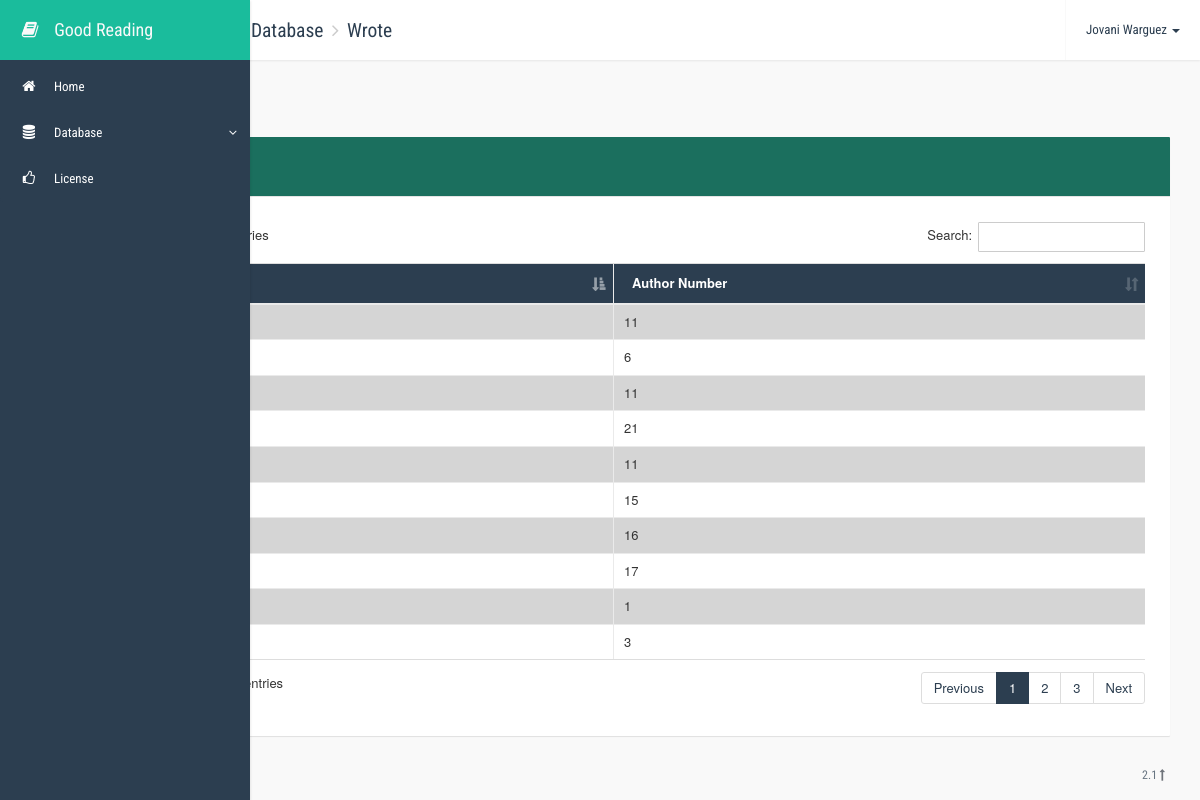
/database/wrote.php, run on the app's committed database.
### tables this page shows
CREATE TABLE IF NOT EXISTS `wrote` (
  `book_number` int(10) unsigned NOT NULL,
  `author_number` int(10) unsigned NOT NULL,
  KEY `book_number` (`book_number`),
  KEY `author_number` (`author_number`)
);

### database/wrote.php (the view, shortened to what this page needs)
<!DOCTYPE html>
<html>
<head>
    <link rel="stylesheet" type="text/css" href="../lib/css/bootstrap.min.css">
    <link rel="stylesheet" type="text/css" href="../lib/css/font-awesome.min.css">
    <link rel="stylesheet" type="text/css" href="../lib/css/animate.min.css">
    <link rel="stylesheet" type="text/css" href="../lib/css/bootstrap-switch.min.css">
    <link rel="stylesheet" type="text/css" href="../lib/css/jquery.dataTables.min.css">
    <link rel="stylesheet" type="text/css" href="../lib/css/dataTables.bootstrap.css">
    <link rel="stylesheet" type="text/css" href="../lib/css/select2.min.css">
    <link rel="stylesheet" type="text/css" href="../css/style.css">
    <link rel="stylesheet" type="text/css" href="../css/themes/flat-green.css">
    <link rel="stylesheet" type="text/css" href="../css/custom.css">
</head>
<body class="flat-green">
    <div class="app-container">
        <div class="row content-container">
            <nav class="navbar navbar-default navbar-fixed-top navbar-top">
                <div class="container-fluid">
                    <div class="navbar-header">
                        <button type="button" class="navbar-expand-toggle">
                        </button>
                        <ol class="breadcrumb navbar-breadcrumb">
                            <li>Good Reading</li>
                            <li>Database</li>
                            <li class="active">Wrote</li>
                        </ol>
                    </div>
                    <ul class="nav navbar-nav navbar-right">
                        <li class="dropdown profile">
                            <a href="#" class="dropdown-toggle" data-toggle="dropdown" role="button" aria-expanded="false">Jovani Warguez <span class="caret"></span></a>
                        </li>
                    </ul>
                </div>
            </nav>
            <div class="side-menu sidebar-inverse">
                <nav class="navbar navbar-default" role="navigation">
                    <div class="side-menu-container">
                        <div class="navbar-header">
                            <a class="navbar-brand" href="../index.php">
                                <div class="icon fa fa-book"></div>
                                <div class="title"> Good Reading</div>
                            </a>
                        </div>
                        <ul class="nav navbar-nav">
                            <li>
                                <a href="../index.php">
                                    <span class="icon fa fa-home"></span><span class="title">Home</span>
                                </a>
                            </li>
                            <li class="panel panel-default dropdown">
                                <a data-toggle="collapse" href="#dropdown-element">
                                    <span class="icon fa fa-database"></span><span class="title">Database</span>
                                </a>
                            </li>
                            <li>
                                <a href="../license.php">
                                    <span class="icon fa fa-thumbs-o-up"></span><span class="title">License</span>
                                </a>
                            </li>
                        </ul>
                    </div>
                </nav>
            </div>
            <div class="container-fluid">
                <div class="side-body">
                    <div class="page-title">
                        <span class="title">Wrote</span>
                    </div>
                    <div class="row">
                        <div class="col-xs-12">
                            <div class="card">
                                <div class="card-header">
                                    <div class="card-title">
                                        <div class="title">Table</div>
                                    </div>
                                </div>
                                <div class="card-body">
                                    <div class="table-responsive">
                                        <table class="datatable table table-striped table-bordered" cellspacing="0" width="100%">
                                            <thead>
                                                <tr>
                                                    <th>Book Number</th>
                                                    <th>Author Number</th>
                                                </tr>
                                            </thead>
                                            <tbody>
                                                <?php
                                                    include('../db_connect.php');
                                                    $wrote = "SELECT * FROM wrote";
                                                    $wroteResult = $connect->query($wrote);
                                                    if($wroteResult->num_rows > 0)
                                                    {
                                                        while($wroteRows = $wroteResult->fetch_assoc())
                                                        {
                                                            $book_number = $wroteRows['book_number'];
                                                            $author_number = $wroteRows['author_number'];
                                                            echo
                                                                "<tr>
                                                                    <td>"
                                                                        .$book_number.
                                                                    "</td>
                                                                    <td>"
                                                                        .$author_number.
                                                                    "</td>
                                                                </tr>";
                                                        }
                                                    }
                                                    else
                                                    {
                                                    }
                                                ?>
                                            </tbody>
                                        </table>
                                    </div>
                                </div>
                            </div>
                        </div>
                    </div>
                </div>
            </div>
        </div>
        <footer class="app-footer">
            <div class="wrapper">
                <span class="pull-right">2.1 <a href="../license.php"><i class="fa fa-long-arrow-up"></i></a></span> © 2015 Copyright.
            </div>
        </footer>
</body>
</html>

### css/style.css (style rules this page uses)
html { height: 100%; }
body { padding-top: 0px; height: 100%; position: relative; font-size: 13px; }
* { outline: none; }
.row > [class*="col-"] { margin-bottom: 25px; }
a { text-decoration: none; }
.navbar { z-index: 10001; padding-left: 60px; -webkit-transition: all 0.25s; transition: all 0.25s; }
.navbar > .container, .navbar > .container-fluid { z-index: 10001; }
.navbar > .container .navbar-expand-toggle, .navbar > .container-fluid .navbar-expand-toggle { width: 60px; height: 60px; background-color: transparent; border: 0px; float: left; -moz-transition: all 0.25s linear; -webkit-transition: all 0.25s linear; transition: all 0.25s linear; opacity: 0.75; }
.navbar .navbar-breadcrumb { margin-left: 0px; background-color: transparent; padding: 0px; float: left; }
.navbar .navbar-breadcrumb > li { height: 60px; line-height: 60px; vertical-align: middle; font-family: 'Roboto Condensed', sans-serif; font-size: 1.5em; }
.navbar .navbar-nav > li > a { font-family: 'Roboto Condensed', sans-serif; height: 60px; line-height: 60px; padding: 0px 20px 0px 20px; }
.app-container { min-height: 100%; position: relative; padding-bottom: 30px; }
.app-container .app-footer { display: block; position: absolute; bottom: 0; right: 0; left: 65px; -webkit-transition: all 0.25s; transition: all 0.25s; font-size: 12px; font-family: 'Roboto Condensed', sans-serif; }
.app-container .app-footer .wrapper { padding: 10px 35px; padding-left: 25px; height: 50px; line-height: 50px; vertical-align: middle; }
.app-container .content-container { margin-right: 0; margin-left: 0; }
.app-container .content-container .side-menu { overflow-y: auto; z-index: 100000; position: fixed; width: 60px; height: 100%; -webkit-transition: all 0.25s; transition: all 0.25s; }
.app-container .content-container .side-menu .navbar-header { width: 100%; border-bottom: 0px solid #e7e7e7; }
.app-container .content-container .side-menu .navbar-header .navbar-brand { width: 455px; line-height: 60px; height: 60px; padding: 0; width: 100%; overflow: hidden; font-family: 'Roboto Condensed', sans-serif; }
.app-container .content-container .side-menu .navbar-header .navbar-brand .icon { width: 60px; text-align: center; display: inline-block; }
.app-container .content-container .side-menu .navbar-header .navbar-brand .title { margin-left: -10px; display: none; }
.app-container .content-container .side-menu .navbar { border: none; padding-left: 0px; }
.app-container .content-container .side-menu .navbar-nav li { display: block; width: 100%; overflow: hidden; }
.app-container .content-container .side-menu .navbar-nav li a { font-family: 'Roboto Condensed', sans-serif; padding: 0 10px 0 10px; height: 46px; line-height: 46px; display: block; white-space: nowrap; }
.app-container .content-container .side-menu .navbar-nav li a .icon { margin-left: 0px; width: 38px; text-align: center; font-size: 1.1em; display: inline-block; }
.app-container .content-container .side-menu .navbar-nav li a .title { width: 0px; white-space: nowrap; padding-left: 6px; display: none; }
.app-container .content-container .side-menu .navbar-nav li.dropdown { border: 0; margin-bottom: 0; border-radius: 0; box-shadow: none; }
.app-container .content-container .side-menu .navbar-nav li.dropdown > a:after { content: ""; position: absolute; right: 1em; }
.app-container .content-container .side-body { padding-top: 70px; }
.container-fluid > .navbar-collapse, .container-fluid > .navbar-header, .container > .navbar-collapse, .container > .navbar-header { margin-left: -15px; margin-right: -15px; }
.page-title { font-family: 'Roboto Condensed', sans-serif; margin-left: -10px; margin-right: -10px; padding: 15px 10px; margin-bottom: 0px; height: auto; }
.page-title .title { font-size: 2em; }
.app-container .side-body { margin-left: 75px; margin-right: 15px; -webkit-transition: all 0.25s; transition: all 0.25s; }
.card { background-color: #FFF; border-radius: 1px; overflow: hidden; position: relative; }
.card .card-body { padding: 25px; }
.card .card-header .card-title { padding: 1.2em 25px; float: left; }
.card .card-header .card-title .title { font-family: 'Roboto Condensed', sans-serif; font-size: 1.5em; text-decoration: none; }
.card .card-header:after { content: ''; display: block; clear: both; }
.panel { border-radius: 1px; }
.breadcrumb { margin-bottom: 0; }
.breadcrumb > li + li:before { font-family: FontAwesome; content: '\f105'; margin-right: 3px; }

### data on the page
wrote: author_number "11"
wrote: author_number "6"
wrote: author_number "11"
wrote: author_number "21"
wrote: author_number "11"
wrote: author_number "15"
wrote: author_number "16"
wrote: author_number "17"
wrote: author_number "1"
wrote: author_number "3"
